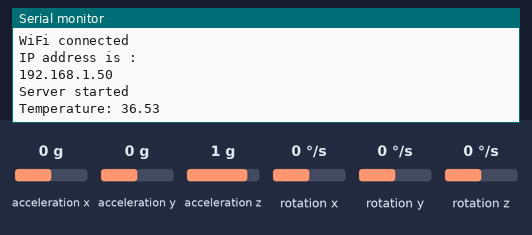
A sketch run on a simulated ESP32. Parts: the last lines printed to the serial monitor. Wiring (inferred from the names in the program): MPU-6050 motion sensor at I2C address 0x69. Inputs (shaded band) come from the test bench; at power-on: acceleration x 0 g, acceleration y 0 g, acceleration z 1 g, rotation x 0 °/s, rotation y 0 °/s, rotation z 0 °/s. WiFi joins after 1.5 s; servers stay silent unless stated.

Above: at 2.7 s.
2.8 s: acceleration x set to -1.4 g
At 4.9 s:
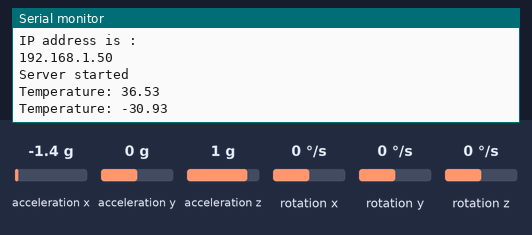
6.6 s: acceleration x set to -0.8 g
At 8.4 s:
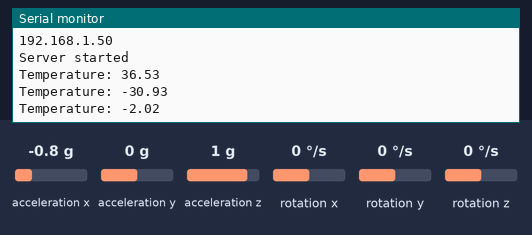
Timing chart, 0 to 9.9 s (numbered marks = the images above; inputs shaded):
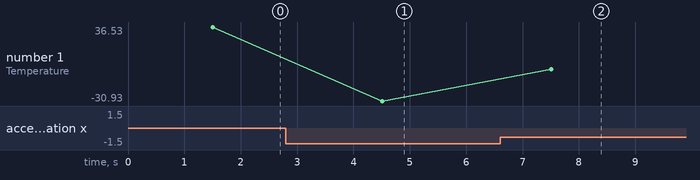

Measured:
- after the input at 2.8 s, the serial monitor: prints a new line after 1.7 s (image 1)
- after the input at 6.6 s, the serial monitor: prints a new line after 0.91 s (image 2)
- plotted number 1: 36.53 → -30.93 after the input at 2.8 s, -30.93 → -2.02 after the input at 6.6 s

The sketch:

MPU6050_web_server.ino
```cpp
#include <Wire.h>
#include <WiFi.h>
const int MPU_addr=0x69;  // I2C address of the MPU-6050
int16_t Tmp;

// WiFi network info.
const char *ssid =  "Nokia 8.1";     // Enter your WiFi Name
const char *pass =  "Swathi123456789"; // Enter your WiFi Password
WiFiServer server(80);

void setup(){
 Serial.begin(115200);
 Wire.begin();
 Wire.beginTransmission(MPU_addr);
 Wire.write(0x6B);  // PWR_MGMT_1 register
 Wire.write(0);     // set to zero (wakes up the MPU-6050)
 Wire.endTransmission(true);
 Serial.println("Wrote to IMU");
 Serial.println("Connecting to ");
 Serial.println(ssid);
 WiFi.begin(ssid, pass);
  while (WiFi.status() != WL_CONNECTED)
  {
    delay(500);
    Serial.print(".");              // print ... till not connected
  }
  Serial.println("");
  Serial.println("WiFi connected");
  Serial.println("IP address is : ");
  Serial.println(WiFi.localIP());
  server.begin();
  Serial.println("Server started");
}
void loop(){
mpu_read();
WiFiClient client = server.available();
 if (client)
  {
    Serial.println("new client");
    String currentLine = "";                   //Storing the incoming data in the string
    while (client.connected())
    {
      if (client.available())                  //if there is some client data available
      {
        char c = client.read();                // read a byte
          if (c == '\n')                       // check for newline character,
          {
          if (currentLine.length() == 0)      //if line is blank it means its the end of the client HTTP request
          {
            client.print("<html><title> ESP32 WebServer</title></html>");
            client.print("<body bgcolor=\"#E6E6FA\"><h1 style=\"text-align: center; color: blue\"> ESP32 WebServer </h1>");
            client.print("<p style=\"text-align: left; color: red; font-size:150% \">Temperature Value: ");
            client.print("<p style=\"text-align: left; font-size:150% \">Tmp: ");
            client.print(Tmp/340.00+36.53);
            client.print("</p></body>");
            break;  // break out of the while loop:
          }
           else
          {    // if you got a newline, then clear currentLine:
            currentLine = "";
          }
         }
         else if (c != '\r')
         {  // if you got anything else but a carriage return character,
          currentLine += c;       // add it to the end of the currentLine
         }
        }
      }
  }
}
void mpu_read(){
 Wire.beginTransmission(MPU_addr);
 Wire.write(0x3B);  // starting with register 0x3B (ACCEL_XOUT_H)
 Wire.endTransmission(false);
 Wire.requestFrom(MPU_addr,14,true);  // request a total of 14 registers

 Tmp=Wire.read()<<8|Wire.read();  // 0x41 (TEMP_OUT_H) & 0x42 (TEMP_OUT_L)

 Serial.print("\nTemperature: " );  Serial.print(Tmp/340.00+36.53);
 Serial.print("\n");
 delay(3000);
 }
```
